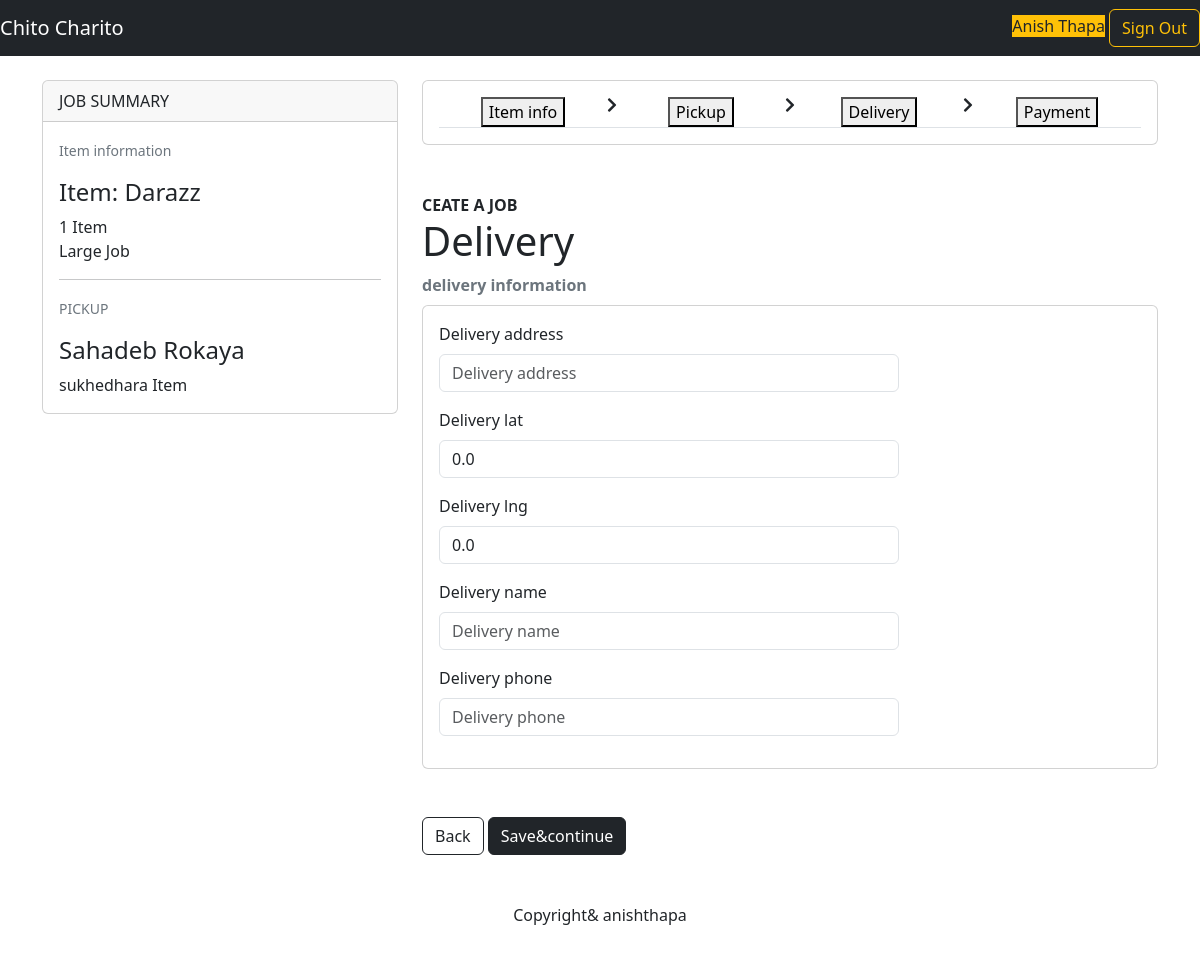
The page /customer/create_job/ (signed in) on the database its author committed.
### mainapp/models.py (models this page shows, shortened)
class Job(models.Model):
  SMALL_SIZE = "small"
  MEDIUM_SIZE = "medium"
  LARGE_SIZE = "large"
  SIZES = (
    (SMALL_SIZE, 'Small'),
    (MEDIUM_SIZE, 'Medium'),
    (LARGE_SIZE, 'Large'),
  )
  CREATING_STATUS = 'creating'
  PROCESSING_STATUS = 'processing'
  PICKING_STATUS = 'picking'
  DELIVERING_STATUS = 'delivering'
  COMPLETED_STATUS = 'completed'
  CANCELED_STATUS = 'canceled'
  STATUSES = (
    (CREATING_STATUS, 'Creating'),
    (PROCESSING_STATUS, 'Processing'),
    (PICKING_STATUS, 'Picking'),
    (DELIVERING_STATUS, 'Delivering'),
    (COMPLETED_STATUS, 'Completed'),
    (CANCELED_STATUS, 'Canceled'),
  )
  id = models.UUIDField(primary_key=True, default=uuid.uuid4, editable=False)
  customer = models.ForeignKey(Customer, on_delete=models.CASCADE)
  name = models.CharField(max_length=255)
  description = models.CharField(max_length=255)
  category = models.ForeignKey(Category, on_delete=models.SET_NULL, null=True, blank=True)
  size = models.CharField(max_length=20, choices=SIZES, default=MEDIUM_SIZE)
  quantity = models.IntegerField(default=1)
  photo = models.ImageField(upload_to='job/photos/')
  status = models.CharField(max_length=20, choices=STATUSES, default=CREATING_STATUS)
  created_at = models.DateTimeField(default=timezone.now)
  pickup_address = models.CharField(max_length=255, blank=True)
  pickup_lat = models.FloatField(default=0)
  pickup_lng = models.FloatField(default=0)
  pickup_name = models.CharField(max_length=255, blank=True)
  pickup_phone = models.CharField(max_length=50, blank=True)
  delivery_address = models.CharField(max_length=255, blank=True)
  delivery_lat = models.FloatField(default=0)
  delivery_lng = models.FloatField(default=0)
  delivery_name = models.CharField(max_length=255, blank=True)
  delivery_phone = models.CharField(max_length=50, blank=True)

### mainapp/customer/views.py (the view, shortened to what this page needs)
# urls.py: path('create_job/', customer_views.create_job_page, name="create_job"),
@login_required(login_url="/sign-in/?next=/customer/")
def create_job_page(request):
    current_customer = request.user.customer
    if not  current_customer.stripe_payment_method_id:
        return redirect(reverse('customer:payment_method'))
    creating_job = Job.objects.filter(customer=current_customer,status=Job.CREATING_STATUS).last()
    step1_form = forms.JobCreateStep1Form(instance=creating_job)
    step2_form = forms.JobCreateStep2Form(instance=creating_job)
    step3_form = forms.JobCreateStep3Form(instance=creating_job)
    if not creating_job:
        current_step = 1
    elif creating_job.delivery_name:
        current_step = 4
    elif creating_job.pickup_name:
        current_step = 3
    else:
        current_step = 2
    return render(request, 'customer/create_job.html',{
        "job": creating_job,
        "step":current_step,
        "step1_form":step1_form,
        "step2_form":step2_form,
        "step3_form":step3_form,
    })

### mainapp/customer/forms.py
class JobCreateStep1Form(forms.ModelForm):
  class Meta:
    model=Job
    fields = ('name', 'description', 'category', 'size', 'quantity', 'photo')

class JobCreateStep2Form(forms.ModelForm):
  pickup_address = forms.CharField(required=True)
  pickup_name = forms.CharField(required=True)
  pickup_phone = forms.CharField(required=True)
  class Meta:
    model=Job
    fields = ('pickup_address', 'pickup_lat', 'pickup_lng','pickup_name','pickup_phone')

### mainapp/models.py (called while the page is built)
  def __str__(self):
    return self.name

### mainapp/templates/customer/create_job.html (shortened to what this page needs)
{% extends 'base.html' %}
{% load bootstrap5 %}
{% block content %}
<div class="container mt-4">
    <div class="row">
      <div class="col-lg-4">
        <div class="card">
          <div class="card-header">
            JOB SUMMARY
          </div>
          <div class="card-body">
            {% if not job %}
            <p>A summary of your job information will appear here</p>
            {% else %}
            {% if step > 1 %}
            <p class="text-secondary"><small>Item information</small></p>
            <h4>Item: {{job.name}}</h4>
            <span>{{ job.quantity }} Item</span><br/>
            <span>{{ job.get_size_display }} Job</span>
            {% endif %}
            {% if step > 2 %}
            <hr/>
            <p class="text-secondary"><small>PICKUP</small></p>
            <h4> {{job.pickup_name}}</h4>
            <span>{{ job.pickup_address}} Item</span><br/>
            {% endif %}
            {% endif %}
            </div>
            </div>
        </div>
        <div class="col-lg-8">
            <div class="card mb-5">
              <div class="card-body">
                <ul class="nav nav-tabs nav-justified align-center  " id="myTab" role="tablist">
                  <li class="nav-item" role="presentation">
                    <button class=" {% if step == 1 %}active {% endif %}" id="home-info-tab" data-bs-toggle="tab" data-bs-target="#home-info"  role="tab" aria-controls="home-info" aria-selected="true">Item info</button>
                  </li>
                  <i class="fas fa-chevron-right"></i>
                  <li class="nav-item" role="presentation">
                    <button  class=" {% if step == 2 %}active {% endif %}" id="pickup-tab" data-bs-toggle="tab" data-bs-target="#pickup" type="button" role="tab" aria-controls="pickup" aria-selected="false">Pickup</button>
                  </li>
                  <i class="fas fa-chevron-right"></i>
                  <li class="nav-item" role="presentation">
                    <button  class=" {% if step == 3 %}active {% endif %}" id="delivery-tab" data-bs-toggle="tab" data-bs-target="#delivery" type="button" role="tab" aria-controls="delivery" aria-selected="false">Delivery</button>
                  </li>
                  <i class="fas fa-chevron-right"></i>
                  <li class="nav-item" role="presentation">
                    <button  class=" {% if step == 4 %}active {% endif %}" id="payment-tab" data-bs-toggle="tab" data-bs-target="#payment" type="button" role="tab" aria-controls="payment" aria-selected="false">Payment</button>
                  </li>
                </ul>
                  </div>
                </div>
                <b>CEATE A JOB</b>
                <div class="tab-content" id="myTabContent">
                  <div class="tab-pane fade  {% if step == 3 %}show active {% endif %} " id="delivery" role="tabpanel" aria-labelledby="delivery-tab">
                    <h1>Delivery</h1>
                    <form method="POST" enctype="multipart/form-data">
                      <b class="text-secondary">delivery information</b><br/>
                      <div class="card bg-white mt-2 mb-5">
                        <div class="card-body">
                          <div class ="row">
                            <div class="col-lg-8">
                              {% bootstrap_form step3_form exclude='delivery_lat, delivery_lng' %}
                            </div>
                            <div class="col-lg-4">
                              <div id="delivery-map"></div>
                              <div id="delivery-infowindow-content">
                                <img src="" width="16" height="16" id="delivery-place-icon" />
                                <br />
                              </div>
                            </div>
                          </div>
                        </div>
                      </div>
                      <button type="button" class="btn btn-outline-dark"
                        onclick="$('#home-info-tab').tab('show');">Back</button>
                      <button type="submit" class="btn btn-dark">Save&continue</button>
                    </form>
                  </div>
                </div>
        </div>
       </div>
       </div>
        {% endblock %}

### mainapp/templates/base.html (shortened to what this page needs)
<!DOCTYPE html>
<html lang="en">
<head>
    {% load bootstrap5 %}
    {% bootstrap_css %}
    <link rel="stylesheet" href="https://use.fontawesome.com/releases/v5.9.0/css/all.css">
</head>
<body>
    <nav class="navbar   {% if not request.user.is_authenticated %} navbar-expand-lg {% endif %} navbar-dark bg-dark">
          <a class="navbar-brand" href="/">Chito Charito</a>
          {% if not request.user.is_authenticated %}
          <button class="navbar-toggler" type="button" data-bs-toggle="collapse" data-bs-target="#navbarSupportedContent" aria-controls="navbarSupportedContent" aria-expanded="false" aria-label="Toggle navigation">
            <span class="navbar-toggler-icon"></span>
          </button>
          <div class="collapse navbar-collapse" id="navbarSupportedContent">
            <ul class="navbar-nav">
              <li  class="nav-item" {% if request.GET.next != '/courier/' %}active{% endif %}>
                <a class="nav-link active" aria-current="page"  href="/sign-in/?next=/customer/">Customer</a>
              </li>
              <li class="nav-item"  {% if request.GET.next == '/courier/' %}active{% endif %}>
                <a class="nav-link active" aria-current="page" href="/sign-in/?next=/courier/">Courier</a>
              </li>
              <!-- <li class="nav-item dropdown">
                <a class="nav-link dropdown-toggle" href="#" aria-expanded="false">
                  Gudiance
                </a>
              </li> -->
            </ul>
        </div>
        {% else %}
        <form class="form-inline">
          <span class="mr-4 bg-warning">{{ request.user.get_full_name|title }}</span>
          <a href = "/sign-out" class="btn btn-outline-warning" >Sign Out</a>
        </form>
        {% endif %}
      </nav>
{% block content %}   {% endblock %}
      <footer class="text-center mt-5 mb-5">Copyright& anishthapa</footer>
      <link rel="stylesheet" href="https://unpkg.com/bootoast@1.0.1/dist/bootoast.min.css">
</body>
</html>

### mainapp/templates/customer/create_job.html (style rules this page uses)
#pickup-map, #delivery-map { height: 100%; }

### rows shown on the page
Job: name "Darazz", quantity "1", size "Large", pickup_name "Sahadeb Rokaya", pickup_address "sukhedhara", delivery_lat "0.0", delivery_lng "0.0"

### other values the page prints
{{ request.user.get_full_name|title }} "Anish Thapa"
